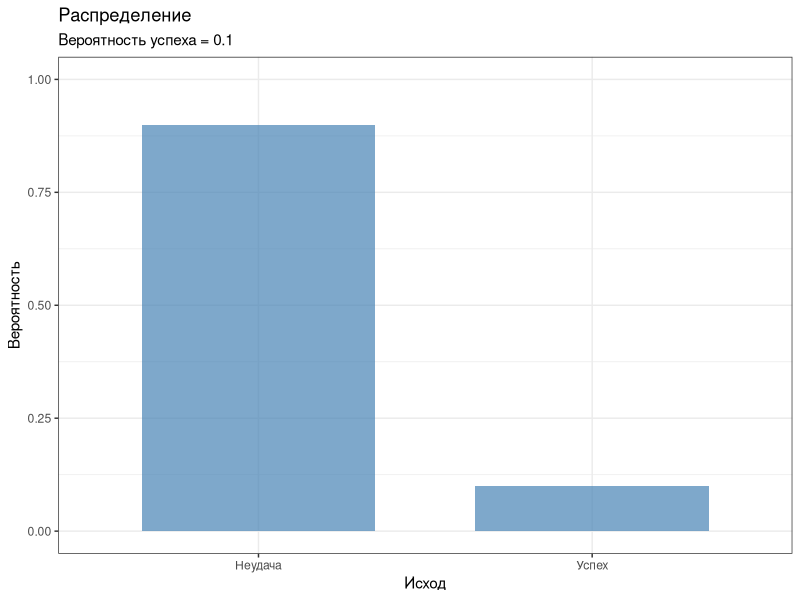
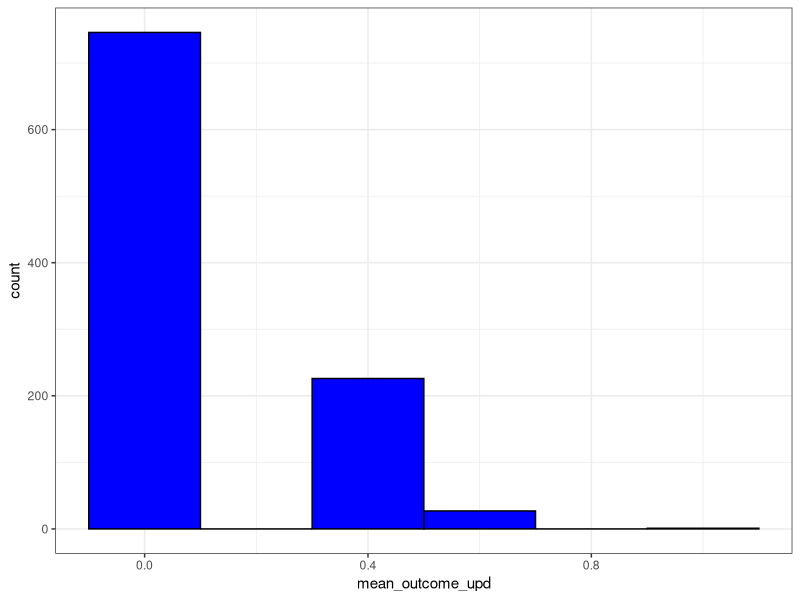
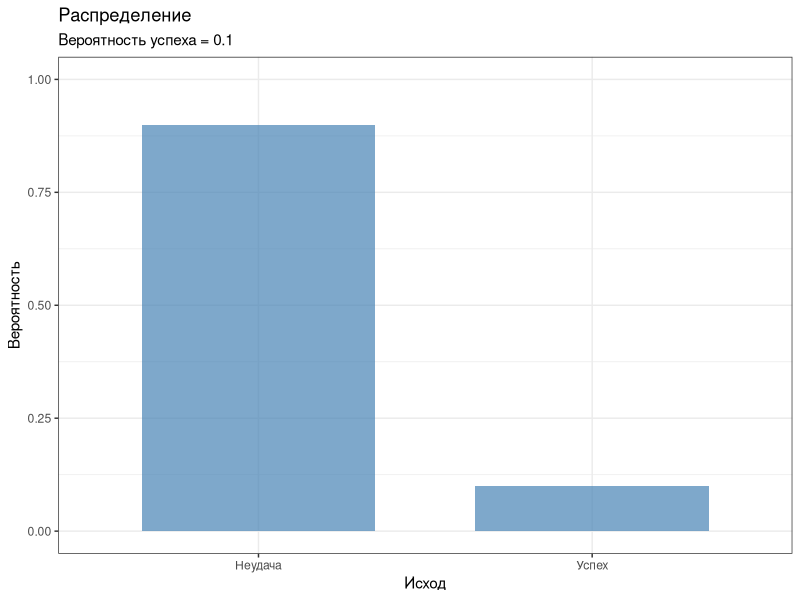
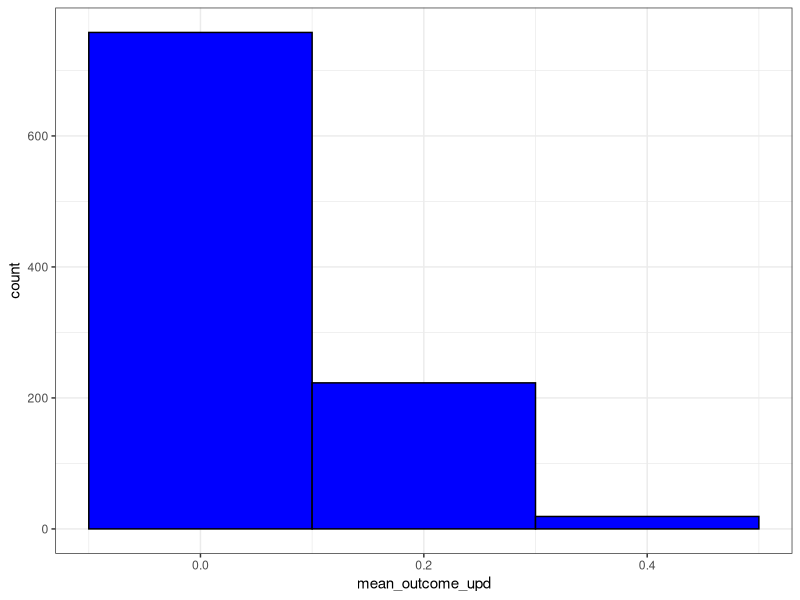
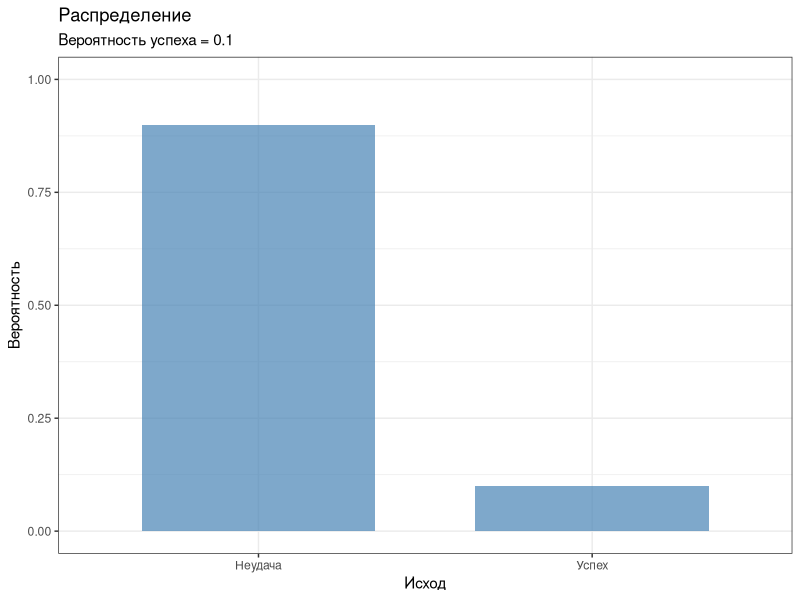
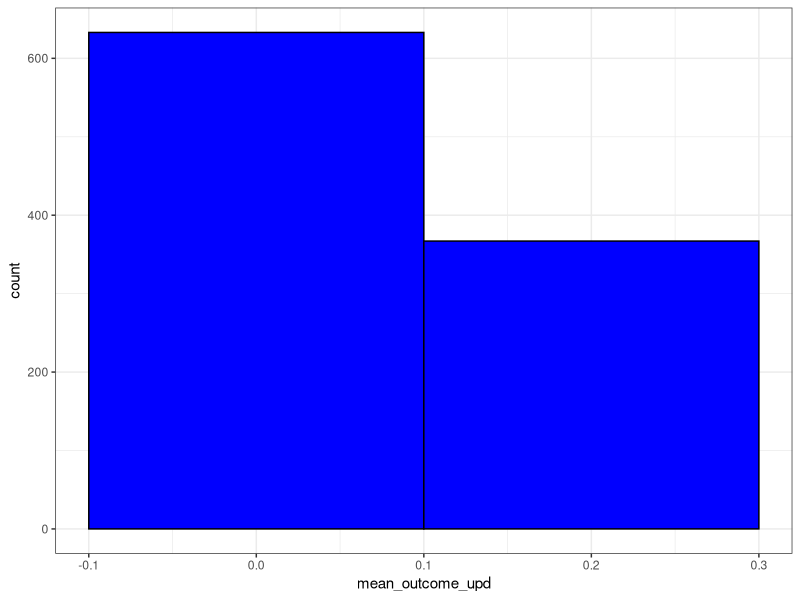
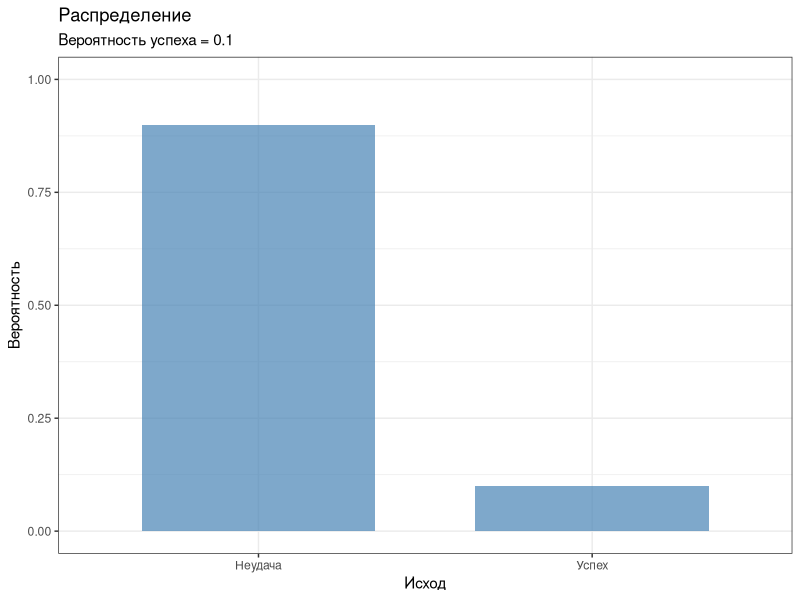
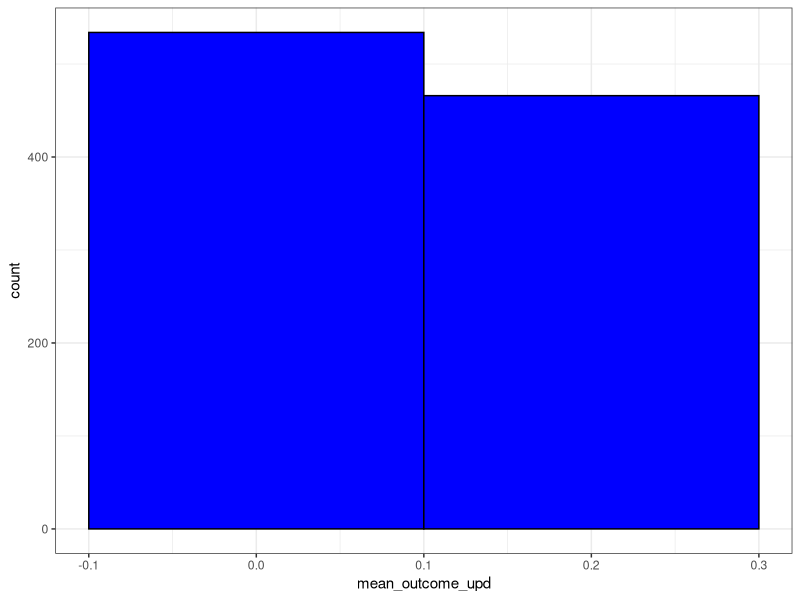

Write the R code that produced these figures, in order.
## ---- chunk 1
knitr::opts_chunk$set(echo = TRUE)
library(tidyverse)
library(readxl)

## ---- chunk 2
# параметры распределения
p_true <- 0.1  # Истинная вероятность успеха
values <- 0:1  # Возможные исходы: 0 - неудача, 1 - успех

df <- data.frame(
  values = values,
  Pr = c(1 - p_true, p_true)  # Вероятности для 0 и 1 соответственно
)

ggplot(df, aes(x = factor(values), y = Pr)) +
  geom_col(width = 0.7, fill = "steelblue", alpha = 0.7) +  
  scale_x_discrete(labels = c("Неудача", "Успех")) +
  labs(
    title = "Распределение",
    subtitle = paste("Вероятность успеха =", p_true),
    x = "Исход",
    y = "Вероятность"
  ) +
  theme_bw() +
  ylim(0, 1)

## ---- chunk 3
true_mean <- p_true # Истинное среднее (математическое ожидание)

print(true_mean)

variance <- p_true * (1 - p_true) # Дисперсия

print(variance)

standard_deviation <- sqrt(variance)

print(standard_deviation)
## ---- chunk 4
n_patients <- 3 # Количество пациентов 

my_group_outcome_upd <- round(rbinom(n_patients, 1, p_true))

print(my_group_outcome_upd)

sample_mean <- mean(my_group_outcome_upd)

print(sample_mean)

## ---- chunk 5
n_patients <- 3 # Количество добровольцев 

n_repeats <- 1000 # Количество повторений эксперимента

df_all_repeats <- data.frame(
  n_exp = rep(1:n_repeats, each = n_patients),
  ID =  rep(1:n_patients, n_repeats),
  outcome_upd = round(rbinom(n_repeats*n_patients, 1, p_true))
)
## ---- chunk 6
df_sample_mean <- df_all_repeats %>% 
  group_by(n_exp) %>% 
  dplyr::summarise(mean_outcome_upd = mean(outcome_upd)) %>% 
  ungroup()

ggplot(df_sample_mean, aes(x = mean_outcome_upd)) +
  geom_histogram(color = 'black', fill = 'blue', binwidth = 0.2) +
  theme_bw()
## ---- chunk 7
error <- sqrt( mean((df_sample_mean$mean_outcome_upd-true_mean)^2) )
print(error)

## ---- chunk 8
# параметры распределения
p_true <- 0.1  # Истинная вероятность успеха
values <- 0:1  # Возможные исходы: 0 - неудача, 1 - успех

df <- data.frame(
  values = values,
  Pr = c(1 - p_true, p_true)  # Вероятности для 0 и 1 соответственно
)

ggplot(df, aes(x = factor(values), y = Pr)) +
  geom_col(width = 0.7, fill = "steelblue", alpha = 0.7) +  
  scale_x_discrete(labels = c("Неудача", "Успех")) +
  labs(
    title = "Распределение",
    subtitle = paste("Вероятность успеха =", p_true),
    x = "Исход",
    y = "Вероятность"
  ) +
  theme_bw() +
  ylim(0, 1)

## ---- chunk 9
true_mean <- p_true # Истинное среднее (математическое ожидание)

print(true_mean)

variance <- p_true * (1 - p_true) # Дисперсия

print(variance)

standard_deviation <- sqrt(variance)

print(standard_deviation)
## ---- chunk 10
n_patients <- 10 # Количество пациентов 

my_group_outcome_upd <- round(rbinom(n_patients, 1, p_true))

print(my_group_outcome_upd)

sample_mean <- mean(my_group_outcome_upd)

print(sample_mean)

## ---- chunk 11
n_patients <- 10 # Количество добровольцев 

n_repeats <- 1000 # Количество повторений эксперимента

df_all_repeats <- data.frame(
  n_exp = rep(1:n_repeats, each = n_patients),
  ID =  rep(1:n_patients, n_repeats),
  outcome_upd = round(rbinom(n_repeats*n_patients, 1, p_true))
)
## ---- chunk 12
df_sample_mean <- df_all_repeats %>% 
  group_by(n_exp) %>% 
  dplyr::summarise(mean_outcome_upd = mean(outcome_upd)) %>% 
  ungroup()

ggplot(df_sample_mean, aes(x = mean_outcome_upd)) +
  geom_histogram(color = 'black', fill = 'blue', binwidth = 0.2) +
  theme_bw()
## ---- chunk 13
error <- sqrt( mean((df_sample_mean$mean_outcome_upd-true_mean)^2) )
print(error)

## ---- chunk 14
# параметры распределения
p_true <- 0.1  # Истинная вероятность успеха
values <- 0:1  # Возможные исходы: 0 - неудача, 1 - успех

df <- data.frame(
  values = values,
  Pr = c(1 - p_true, p_true)  # Вероятности для 0 и 1 соответственно
)

ggplot(df, aes(x = factor(values), y = Pr)) +
  geom_col(width = 0.7, fill = "steelblue", alpha = 0.7) +  
  scale_x_discrete(labels = c("Неудача", "Успех")) +
  labs(
    title = "Распределение",
    subtitle = paste("Вероятность успеха =", p_true),
    x = "Исход",
    y = "Вероятность"
  ) +
  theme_bw() +
  ylim(0, 1)

## ---- chunk 15
true_mean <- p_true # Истинное среднее (математическое ожидание)

print(true_mean)

variance <- p_true * (1 - p_true) # Дисперсия

print(variance)

standard_deviation <- sqrt(variance)

print(standard_deviation)
## ---- chunk 16
n_patients <- 50 # Количество пациентов 

my_group_outcome_upd <- round(rbinom(n_patients, 1, p_true))

print(my_group_outcome_upd)

sample_mean <- mean(my_group_outcome_upd)

print(sample_mean)

## ---- chunk 17
n_patients <- 50 # Количество добровольцев 

n_repeats <- 1000 # Количество повторений эксперимента

df_all_repeats <- data.frame(
  n_exp = rep(1:n_repeats, each = n_patients),
  ID =  rep(1:n_patients, n_repeats),
  outcome_upd = round(rbinom(n_repeats*n_patients, 1, p_true))
)
## ---- chunk 18
df_sample_mean <- df_all_repeats %>% 
  group_by(n_exp) %>% 
  dplyr::summarise(mean_outcome_upd = mean(outcome_upd)) %>% 
  ungroup()

ggplot(df_sample_mean, aes(x = mean_outcome_upd)) +
  geom_histogram(color = 'black', fill = 'blue', binwidth = 0.2) +
  theme_bw()
## ---- chunk 19
error <- sqrt( mean((df_sample_mean$mean_outcome_upd-true_mean)^2) )
print(error)

## ---- chunk 20
# параметры распределения
p_true <- 0.1  # Истинная вероятность успеха
values <- 0:1  # Возможные исходы: 0 - неудача, 1 - успех

df <- data.frame(
  values = values,
  Pr = c(1 - p_true, p_true)  # Вероятности для 0 и 1 соответственно
)

ggplot(df, aes(x = factor(values), y = Pr)) +
  geom_col(width = 0.7, fill = "steelblue", alpha = 0.7) +  
  scale_x_discrete(labels = c("Неудача", "Успех")) +
  labs(
    title = "Распределение",
    subtitle = paste("Вероятность успеха =", p_true),
    x = "Исход",
    y = "Вероятность"
  ) +
  theme_bw() +
  ylim(0, 1)

## ---- chunk 21
true_mean <- p_true # Истинное среднее (математическое ожидание)

print(true_mean)

variance <- p_true * (1 - p_true) # Дисперсия

print(variance)

standard_deviation <- sqrt(variance)

print(standard_deviation)
## ---- chunk 22
n_patients <- 500 # Количество пациентов 

my_group_outcome_upd <- round(rbinom(n_patients, 1, p_true))

print(my_group_outcome_upd)

sample_mean <- mean(my_group_outcome_upd)

print(sample_mean)

## ---- chunk 23
n_patients <- 500 # Количество добровольцев 

n_repeats <- 1000 # Количество повторений эксперимента

df_all_repeats <- data.frame(
  n_exp = rep(1:n_repeats, each = n_patients),
  ID =  rep(1:n_patients, n_repeats),
  outcome_upd = round(rbinom(n_repeats*n_patients, 1, p_true))
)
## ---- chunk 24
df_sample_mean <- df_all_repeats %>% 
  group_by(n_exp) %>% 
  dplyr::summarise(mean_outcome_upd = mean(outcome_upd)) %>% 
  ungroup()

ggplot(df_sample_mean, aes(x = mean_outcome_upd)) +
  geom_histogram(color = 'black', fill = 'blue', binwidth = 0.2) +
  theme_bw()
## ---- chunk 25
error <- sqrt( mean((df_sample_mean$mean_outcome_upd-true_mean)^2) )
print(error)

## ---- chunk 26
# параметры распределения
p_true <- 0.1  # Истинная вероятность успеха
values <- 0:1  # Возможные исходы: 0 - неудача, 1 - успех

df <- data.frame(
  values = values,
  Pr = c(1 - p_true, p_true)  # Вероятности для 0 и 1 соответственно
)

ggplot(df, aes(x = factor(values), y = Pr)) +
  geom_col(width = 0.7, fill = "steelblue", alpha = 0.7) +  
  scale_x_discrete(labels = c("Неудача", "Успех")) +
  labs(
    title = "Распределение",
    subtitle = paste("Вероятность успеха =", p_true),
    x = "Исход",
    y = "Вероятность"
  ) +
  theme_bw() +
  ylim(0, 1)

## ---- chunk 27
true_mean <- p_true # Истинное среднее (математическое ожидание)

print(true_mean)

variance <- p_true * (1 - p_true) # Дисперсия

print(variance)

standard_deviation <- sqrt(variance)

print(standard_deviation)
## ---- chunk 28
n_patients <- 1000 # Количество пациентов 

my_group_outcome_upd <- round(rbinom(n_patients, 1, p_true))

print(my_group_outcome_upd)

sample_mean <- mean(my_group_outcome_upd)

print(sample_mean)

## ---- chunk 29
n_patients <- 1000 # Количество добровольцев 

n_repeats <- 1000 # Количество повторений эксперимента

df_all_repeats <- data.frame(
  n_exp = rep(1:n_repeats, each = n_patients),
  ID =  rep(1:n_patients, n_repeats),
  outcome_upd = round(rbinom(n_repeats*n_patients, 1, p_true))
)
## ---- chunk 30
df_sample_mean <- df_all_repeats %>% 
  group_by(n_exp) %>% 
  dplyr::summarise(mean_outcome_upd = mean(outcome_upd)) %>% 
  ungroup()

ggplot(df_sample_mean, aes(x = mean_outcome_upd)) +
  geom_histogram(color = 'black', fill = 'blue', binwidth = 0.2) +
  theme_bw()
## ---- chunk 31
error <- sqrt( mean((df_sample_mean$mean_outcome_upd-true_mean)^2) )
print(error)

## ---- chunk 32
# параметры распределения
p_true <- 0.5  # Истинная вероятность успеха
values <- 0:1  # Возможные исходы: 0 - неудача, 1 - успех

df <- data.frame(
  values = values,
  Pr = c(1 - p_true, p_true)  # Вероятности для 0 и 1 соответственно
)

ggplot(df, aes(x = factor(values), y = Pr)) +
  geom_col(width = 0.7, fill = "steelblue", alpha = 0.7) +  
  scale_x_discrete(labels = c("Неудача", "Успех")) +
  labs(
    title = "Распределение",
    subtitle = paste("Вероятность успеха =", p_true),
    x = "Исход",
    y = "Вероятность"
  ) +
  theme_bw() +
  ylim(0, 1)

## ---- chunk 33
true_mean <- p_true # Истинное среднее (математическое ожидание)

print(true_mean)

variance <- p_true * (1 - p_true) # Дисперсия

print(variance)

standard_deviation <- sqrt(variance)

print(standard_deviation)
## ---- chunk 34
n_patients <- 3 # Количество пациентов 

my_group_outcome_upd <- round(rbinom(n_patients, 1, p_true))

print(my_group_outcome_upd)

sample_mean <- mean(my_group_outcome_upd)

print(sample_mean)

## ---- chunk 35
n_patients <- 3 # Количество добровольцев 

n_repeats <- 1000 # Количество повторений эксперимента

df_all_repeats <- data.frame(
  n_exp = rep(1:n_repeats, each = n_patients),
  ID =  rep(1:n_patients, n_repeats),
  outcome_upd = round(rbinom(n_repeats*n_patients, 1, p_true))
)
## ---- chunk 36
df_sample_mean <- df_all_repeats %>% 
  group_by(n_exp) %>% 
  dplyr::summarise(mean_outcome_upd = mean(outcome_upd)) %>% 
  ungroup()

ggplot(df_sample_mean, aes(x = mean_outcome_upd)) +
  geom_histogram(color = 'black', fill = 'blue', binwidth = 0.2) +
  theme_bw()
## ---- chunk 37
error <- sqrt( mean((df_sample_mean$mean_outcome_upd-true_mean)^2) )
print(error)

## ---- chunk 38
# параметры распределения
p_true <- 0.5  # Истинная вероятность успеха
values <- 0:1  # Возможные исходы: 0 - неудача, 1 - успех

df <- data.frame(
  values = values,
  Pr = c(1 - p_true, p_true)  # Вероятности для 0 и 1 соответственно
)

ggplot(df, aes(x = factor(values), y = Pr)) +
  geom_col(width = 0.7, fill = "steelblue", alpha = 0.7) +  
  scale_x_discrete(labels = c("Неудача", "Успех")) +
  labs(
    title = "Распределение",
    subtitle = paste("Вероятность успеха =", p_true),
    x = "Исход",
    y = "Вероятность"
  ) +
  theme_bw() +
  ylim(0, 1)

## ---- chunk 39
true_mean <- p_true # Истинное среднее (математическое ожидание)

print(true_mean)

variance <- p_true * (1 - p_true) # Дисперсия

print(variance)

standard_deviation <- sqrt(variance)

print(standard_deviation)
## ---- chunk 40
n_patients <- 10 # Количество пациентов 

my_group_outcome_upd <- round(rbinom(n_patients, 1, p_true))

print(my_group_outcome_upd)

sample_mean <- mean(my_group_outcome_upd)

print(sample_mean)

## ---- chunk 41
n_patients <- 10 # Количество добровольцев 

n_repeats <- 1000 # Количество повторений эксперимента

df_all_repeats <- data.frame(
  n_exp = rep(1:n_repeats, each = n_patients),
  ID =  rep(1:n_patients, n_repeats),
  outcome_upd = round(rbinom(n_repeats*n_patients, 1, p_true))
)
## ---- chunk 42
df_sample_mean <- df_all_repeats %>% 
  group_by(n_exp) %>% 
  dplyr::summarise(mean_outcome_upd = mean(outcome_upd)) %>% 
  ungroup()

ggplot(df_sample_mean, aes(x = mean_outcome_upd)) +
  geom_histogram(color = 'black', fill = 'blue', binwidth = 0.2) +
  theme_bw()
## ---- chunk 43
error <- sqrt( mean((df_sample_mean$mean_outcome_upd-true_mean)^2) )
print(error)

## ---- chunk 44
# параметры распределения
p_true <- 0.5  # Истинная вероятность успеха
values <- 0:1  # Возможные исходы: 0 - неудача, 1 - успех

df <- data.frame(
  values = values,
  Pr = c(1 - p_true, p_true)  # Вероятности для 0 и 1 соответственно
)

ggplot(df, aes(x = factor(values), y = Pr)) +
  geom_col(width = 0.7, fill = "steelblue", alpha = 0.7) +  
  scale_x_discrete(labels = c("Неудача", "Успех")) +
  labs(
    title = "Распределение",
    subtitle = paste("Вероятность успеха =", p_true),
    x = "Исход",
    y = "Вероятность"
  ) +
  theme_bw() +
  ylim(0, 1)

## ---- chunk 45
true_mean <- p_true # Истинное среднее (математическое ожидание)

print(true_mean)

variance <- p_true * (1 - p_true) # Дисперсия

print(variance)

standard_deviation <- sqrt(variance)

print(standard_deviation)
## ---- chunk 46
n_patients <- 50 # Количество пациентов 

my_group_outcome_upd <- round(rbinom(n_patients, 1, p_true))

print(my_group_outcome_upd)

sample_mean <- mean(my_group_outcome_upd)

print(sample_mean)

## ---- chunk 47
n_patients <- 50 # Количество добровольцев 

n_repeats <- 1000 # Количество повторений эксперимента

df_all_repeats <- data.frame(
  n_exp = rep(1:n_repeats, each = n_patients),
  ID =  rep(1:n_patients, n_repeats),
  outcome_upd = round(rbinom(n_repeats*n_patients, 1, p_true))
)
## ---- chunk 48
df_sample_mean <- df_all_repeats %>% 
  group_by(n_exp) %>% 
  dplyr::summarise(mean_outcome_upd = mean(outcome_upd)) %>% 
  ungroup()

ggplot(df_sample_mean, aes(x = mean_outcome_upd)) +
  geom_histogram(color = 'black', fill = 'blue', binwidth = 0.2) +
  theme_bw()
## ---- chunk 49
error <- sqrt( mean((df_sample_mean$mean_outcome_upd-true_mean)^2) )
print(error)

## ---- chunk 50
# параметры распределения
p_true <- 0.5  # Истинная вероятность успеха
values <- 0:1  # Возможные исходы: 0 - неудача, 1 - успех

df <- data.frame(
  values = values,
  Pr = c(1 - p_true, p_true)  # Вероятности для 0 и 1 соответственно
)

ggplot(df, aes(x = factor(values), y = Pr)) +
  geom_col(width = 0.7, fill = "steelblue", alpha = 0.7) +  
  scale_x_discrete(labels = c("Неудача", "Успех")) +
  labs(
    title = "Распределение",
    subtitle = paste("Вероятность успеха =", p_true),
    x = "Исход",
    y = "Вероятность"
  ) +
  theme_bw() +
  ylim(0, 1)

## ---- chunk 51
true_mean <- p_true # Истинное среднее (математическое ожидание)

print(true_mean)

variance <- p_true * (1 - p_true) # Дисперсия

print(variance)

standard_deviation <- sqrt(variance)

print(standard_deviation)
## ---- chunk 52
n_patients <- 500 # Количество пациентов 

my_group_outcome_upd <- round(rbinom(n_patients, 1, p_true))

print(my_group_outcome_upd)

sample_mean <- mean(my_group_outcome_upd)

print(sample_mean)

## ---- chunk 53
n_patients <- 500 # Количество добровольцев 

n_repeats <- 1000 # Количество повторений эксперимента

df_all_repeats <- data.frame(
  n_exp = rep(1:n_repeats, each = n_patients),
  ID =  rep(1:n_patients, n_repeats),
  outcome_upd = round(rbinom(n_repeats*n_patients, 1, p_true))
)
## ---- chunk 54
df_sample_mean <- df_all_repeats %>% 
  group_by(n_exp) %>% 
  dplyr::summarise(mean_outcome_upd = mean(outcome_upd)) %>% 
  ungroup()

ggplot(df_sample_mean, aes(x = mean_outcome_upd)) +
  geom_histogram(color = 'black', fill = 'blue', binwidth = 0.2) +
  theme_bw()
## ---- chunk 55
error <- sqrt( mean((df_sample_mean$mean_outcome_upd-true_mean)^2) )
print(error)

## ---- chunk 56
# параметры распределения
p_true <- 0.5  # Истинная вероятность успеха
values <- 0:1  # Возможные исходы: 0 - неудача, 1 - успех

df <- data.frame(
  values = values,
  Pr = c(1 - p_true, p_true)  # Вероятности для 0 и 1 соответственно
)

ggplot(df, aes(x = factor(values), y = Pr)) +
  geom_col(width = 0.7, fill = "steelblue", alpha = 0.7) +  
  scale_x_discrete(labels = c("Неудача", "Успех")) +
  labs(
    title = "Распределение",
    subtitle = paste("Вероятность успеха =", p_true),
    x = "Исход",
    y = "Вероятность"
  ) +
  theme_bw() +
  ylim(0, 1)

## ---- chunk 57
true_mean <- p_true # Истинное среднее (математическое ожидание)

print(true_mean)

variance <- p_true * (1 - p_true) # Дисперсия

print(variance)

standard_deviation <- sqrt(variance)

print(standard_deviation)
## ---- chunk 58
n_patients <- 1000 # Количество пациентов 

my_group_outcome_upd <- round(rbinom(n_patients, 1, p_true))

print(my_group_outcome_upd)

sample_mean <- mean(my_group_outcome_upd)

print(sample_mean)

## ---- chunk 59
n_patients <- 1000 # Количество добровольцев 

n_repeats <- 1000 # Количество повторений эксперимента

df_all_repeats <- data.frame(
  n_exp = rep(1:n_repeats, each = n_patients),
  ID =  rep(1:n_patients, n_repeats),
  outcome_upd = round(rbinom(n_repeats*n_patients, 1, p_true))
)
## ---- chunk 60
df_sample_mean <- df_all_repeats %>% 
  group_by(n_exp) %>% 
  dplyr::summarise(mean_outcome_upd = mean(outcome_upd)) %>% 
  ungroup()

ggplot(df_sample_mean, aes(x = mean_outcome_upd)) +
  geom_histogram(color = 'black', fill = 'blue', binwidth = 0.2) +
  theme_bw()
## ---- chunk 61
error <- sqrt( mean((df_sample_mean$mean_outcome_upd-true_mean)^2) )
print(error)

## ---- chunk 62
# параметры распределения
p_true <- 0.9  # Истинная вероятность успеха
values <- 0:1  # Возможные исходы: 0 - неудача, 1 - успех

df <- data.frame(
  values = values,
  Pr = c(1 - p_true, p_true)  # Вероятности для 0 и 1 соответственно
)

ggplot(df, aes(x = factor(values), y = Pr)) +
  geom_col(width = 0.7, fill = "steelblue", alpha = 0.7) +  
  scale_x_discrete(labels = c("Неудача", "Успех")) +
  labs(
    title = "Распределение",
    subtitle = paste("Вероятность успеха =", p_true),
    x = "Исход",
    y = "Вероятность"
  ) +
  theme_bw() +
  ylim(0, 1)

## ---- chunk 63
true_mean <- p_true # Истинное среднее (математическое ожидание)

print(true_mean)

variance <- p_true * (1 - p_true) # Дисперсия

print(variance)

standard_deviation <- sqrt(variance)

print(standard_deviation)
## ---- chunk 64
n_patients <- 3 # Количество пациентов 

my_group_outcome_upd <- round(rbinom(n_patients, 1, p_true))

print(my_group_outcome_upd)

sample_mean <- mean(my_group_outcome_upd)

print(sample_mean)

## ---- chunk 65
n_patients <- 3 # Количество добровольцев 

n_repeats <- 1000 # Количество повторений эксперимента

df_all_repeats <- data.frame(
  n_exp = rep(1:n_repeats, each = n_patients),
  ID =  rep(1:n_patients, n_repeats),
  outcome_upd = round(rbinom(n_repeats*n_patients, 1, p_true))
)
## ---- chunk 66
df_sample_mean <- df_all_repeats %>% 
  group_by(n_exp) %>% 
  dplyr::summarise(mean_outcome_upd = mean(outcome_upd)) %>% 
  ungroup()

ggplot(df_sample_mean, aes(x = mean_outcome_upd)) +
  geom_histogram(color = 'black', fill = 'blue', binwidth = 0.2) +
  theme_bw()
## ---- chunk 67
error <- sqrt( mean((df_sample_mean$mean_outcome_upd-true_mean)^2) )
print(error)

## ---- chunk 68
# параметры распределения
p_true <- 0.9  # Истинная вероятность успеха
values <- 0:1  # Возможные исходы: 0 - неудача, 1 - успех

df <- data.frame(
  values = values,
  Pr = c(1 - p_true, p_true)  # Вероятности для 0 и 1 соответственно
)

ggplot(df, aes(x = factor(values), y = Pr)) +
  geom_col(width = 0.7, fill = "steelblue", alpha = 0.7) +  
  scale_x_discrete(labels = c("Неудача", "Успех")) +
  labs(
    title = "Распределение",
    subtitle = paste("Вероятность успеха =", p_true),
    x = "Исход",
    y = "Вероятность"
  ) +
  theme_bw() +
  ylim(0, 1)

## ---- chunk 69
true_mean <- p_true # Истинное среднее (математическое ожидание)

print(true_mean)

variance <- p_true * (1 - p_true) # Дисперсия

print(variance)

standard_deviation <- sqrt(variance)

print(standard_deviation)
## ---- chunk 70
n_patients <- 10 # Количество пациентов 

my_group_outcome_upd <- round(rbinom(n_patients, 1, p_true))

print(my_group_outcome_upd)

sample_mean <- mean(my_group_outcome_upd)

print(sample_mean)

## ---- chunk 71
n_patients <- 10 # Количество добровольцев 

n_repeats <- 1000 # Количество повторений эксперимента

df_all_repeats <- data.frame(
  n_exp = rep(1:n_repeats, each = n_patients),
  ID =  rep(1:n_patients, n_repeats),
  outcome_upd = round(rbinom(n_repeats*n_patients, 1, p_true))
)
## ---- chunk 72
df_sample_mean <- df_all_repeats %>% 
  group_by(n_exp) %>% 
  dplyr::summarise(mean_outcome_upd = mean(outcome_upd)) %>% 
  ungroup()

ggplot(df_sample_mean, aes(x = mean_outcome_upd)) +
  geom_histogram(color = 'black', fill = 'blue', binwidth = 0.2) +
  theme_bw()
## ---- chunk 73
error <- sqrt( mean((df_sample_mean$mean_outcome_upd-true_mean)^2) )
print(error)

## ---- chunk 74
# параметры распределения
p_true <- 0.9  # Истинная вероятность успеха
values <- 0:1  # Возможные исходы: 0 - неудача, 1 - успех

df <- data.frame(
  values = values,
  Pr = c(1 - p_true, p_true)  # Вероятности для 0 и 1 соответственно
)

ggplot(df, aes(x = factor(values), y = Pr)) +
  geom_col(width = 0.7, fill = "steelblue", alpha = 0.7) +  
  scale_x_discrete(labels = c("Неудача", "Успех")) +
  labs(
    title = "Распределение",
    subtitle = paste("Вероятность успеха =", p_true),
    x = "Исход",
    y = "Вероятность"
  ) +
  theme_bw() +
  ylim(0, 1)

## ---- chunk 75
true_mean <- p_true # Истинное среднее (математическое ожидание)

print(true_mean)

variance <- p_true * (1 - p_true) # Дисперсия

print(variance)

standard_deviation <- sqrt(variance)

print(standard_deviation)
## ---- chunk 76
n_patients <- 50 # Количество пациентов 

my_group_outcome_upd <- round(rbinom(n_patients, 1, p_true))

print(my_group_outcome_upd)

sample_mean <- mean(my_group_outcome_upd)

print(sample_mean)

## ---- chunk 77
n_patients <- 50 # Количество добровольцев 

n_repeats <- 1000 # Количество повторений эксперимента

df_all_repeats <- data.frame(
  n_exp = rep(1:n_repeats, each = n_patients),
  ID =  rep(1:n_patients, n_repeats),
  outcome_upd = round(rbinom(n_repeats*n_patients, 1, p_true))
)
## ---- chunk 78
df_sample_mean <- df_all_repeats %>% 
  group_by(n_exp) %>% 
  dplyr::summarise(mean_outcome_upd = mean(outcome_upd)) %>% 
  ungroup()

ggplot(df_sample_mean, aes(x = mean_outcome_upd)) +
  geom_histogram(color = 'black', fill = 'blue', binwidth = 0.2) +
  theme_bw()
## ---- chunk 79
error <- sqrt( mean((df_sample_mean$mean_outcome_upd-true_mean)^2) )
print(error)

## ---- chunk 80
# параметры распределения
p_true <- 0.9  # Истинная вероятность успеха
values <- 0:1  # Возможные исходы: 0 - неудача, 1 - успех

df <- data.frame(
  values = values,
  Pr = c(1 - p_true, p_true)  # Вероятности для 0 и 1 соответственно
)

ggplot(df, aes(x = factor(values), y = Pr)) +
  geom_col(width = 0.7, fill = "steelblue", alpha = 0.7) +  
  scale_x_discrete(labels = c("Неудача", "Успех")) +
  labs(
    title = "Распределение",
    subtitle = paste("Вероятность успеха =", p_true),
    x = "Исход",
    y = "Вероятность"
  ) +
  theme_bw() +
  ylim(0, 1)

## ---- chunk 81
true_mean <- p_true # Истинное среднее (математическое ожидание)

print(true_mean)

variance <- p_true * (1 - p_true) # Дисперсия

print(variance)

standard_deviation <- sqrt(variance)

print(standard_deviation)
## ---- chunk 82
n_patients <- 500 # Количество пациентов 

my_group_outcome_upd <- round(rbinom(n_patients, 1, p_true))

print(my_group_outcome_upd)

sample_mean <- mean(my_group_outcome_upd)

print(sample_mean)

## ---- chunk 83
n_patients <- 500 # Количество добровольцев 

n_repeats <- 1000 # Количество повторений эксперимента

df_all_repeats <- data.frame(
  n_exp = rep(1:n_repeats, each = n_patients),
  ID =  rep(1:n_patients, n_repeats),
  outcome_upd = round(rbinom(n_repeats*n_patients, 1, p_true))
)
## ---- chunk 84
df_sample_mean <- df_all_repeats %>% 
  group_by(n_exp) %>% 
  dplyr::summarise(mean_outcome_upd = mean(outcome_upd)) %>% 
  ungroup()

ggplot(df_sample_mean, aes(x = mean_outcome_upd)) +
  geom_histogram(color = 'black', fill = 'blue', binwidth = 0.2) +
  theme_bw()
## ---- chunk 85
error <- sqrt( mean((df_sample_mean$mean_outcome_upd-true_mean)^2) )
print(error)

## ---- chunk 86
# параметры распределения
p_true <- 0.9  # Истинная вероятность успеха
values <- 0:1  # Возможные исходы: 0 - неудача, 1 - успех

df <- data.frame(
  values = values,
  Pr = c(1 - p_true, p_true)  # Вероятности для 0 и 1 соответственно
)

ggplot(df, aes(x = factor(values), y = Pr)) +
  geom_col(width = 0.7, fill = "steelblue", alpha = 0.7) +  
  scale_x_discrete(labels = c("Неудача", "Успех")) +
  labs(
    title = "Распределение",
    subtitle = paste("Вероятность успеха =", p_true),
    x = "Исход",
    y = "Вероятность"
  ) +
  theme_bw() +
  ylim(0, 1)

## ---- chunk 87
true_mean <- p_true # Истинное среднее (математическое ожидание)

print(true_mean)

variance <- p_true * (1 - p_true) # Дисперсия

print(variance)

standard_deviation <- sqrt(variance)

print(standard_deviation)
## ---- chunk 88
n_patients <- 1000 # Количество пациентов 

my_group_outcome_upd <- round(rbinom(n_patients, 1, p_true))

print(my_group_outcome_upd)

sample_mean <- mean(my_group_outcome_upd)

print(sample_mean)

## ---- chunk 89
n_patients <- 1000 # Количество добровольцев 

n_repeats <- 1000 # Количество повторений эксперимента

df_all_repeats <- data.frame(
  n_exp = rep(1:n_repeats, each = n_patients),
  ID =  rep(1:n_patients, n_repeats),
  outcome_upd = round(rbinom(n_repeats*n_patients, 1, p_true))
)
## ---- chunk 90
df_sample_mean <- df_all_repeats %>% 
  group_by(n_exp) %>% 
  dplyr::summarise(mean_outcome_upd = mean(outcome_upd)) %>% 
  ungroup()

ggplot(df_sample_mean, aes(x = mean_outcome_upd)) +
  geom_histogram(color = 'black', fill = 'blue', binwidth = 0.2) +
  theme_bw()
## ---- chunk 91
error <- sqrt( mean((df_sample_mean$mean_outcome_upd-true_mean)^2) )
print(error)
## ---- chunk 92
PrP <- read_excel("PrP.xlsx")
PrP[15, "error"] <- 0.009 #опечаталась, пришлось заменить значение 
View(PrP)

ggplot(PrP, aes(x = `sample size`, y = `error`)) +
  geom_point(aes(colour = `true mean`), size = 2) +
  geom_smooth(method = "lm", se = FALSE, colour = "red") + 
  labs(
    title = "Зависимость стандартной ошибки среднего от размера выборки",
    x = "Размер выборки",
    y = "Стандартная ошибка среднего"
  ) +
   theme_bw() +
  theme(
    title = element_text(size = 12),
    axis.text.x = element_text(size = 8),
    axis.text.y = element_text(size = 8)
  )
## ---- chunk 93

ggplot(PrP, aes(x = `true mean`, y = `error`)) +
  geom_point(aes(colour = `sample size`), size = 2) +
  geom_smooth(method = "lm", se = FALSE, colour = "red") + 
  labs(
    title = "Зависимость стандартной ошибки среднего от истинной вероятности",
    x = "Истинная вероятность",
    y = "Стандартная ошибка среднего"
  ) +
   theme_bw() +
  theme(
    title = element_text(size = 12),
    axis.text.x = element_text(size = 8),
    axis.text.y = element_text(size = 8)
  )
## ---- chunk 94
ggplot(PrP, aes(x = `sample size`, y = `error`, color = factor(`true mean`))) +
  geom_point(size = 3) +
  geom_line() +
  scale_x_log10() + 
  labs(title = "Зависимость стандартной ошибки среднего от размера выборки",
       x = "Размер выборки (логарифмическая шкала)",
       y = "Ошибка",
       color = "Истинное среднее") +
  theme_minimal()
## ---- chunk 95

